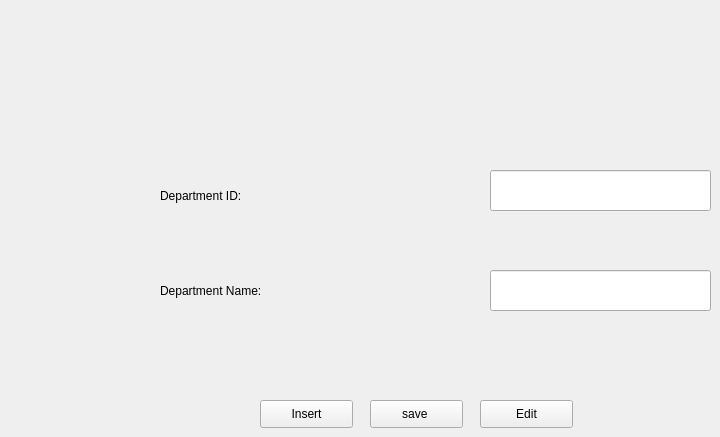
    <widget class="QWidget" name="page0">
     <widget class="QLineEdit" name="depid_line">
      <property name="geometry">
       <rect>
        <x>490</x>
        <y>170</y>
        <width>221</width>
        <height>41</height>
       </rect>
      </property>
     </widget>
     <widget class="QLineEdit" name="dep_line">
      <property name="geometry">
       <rect>
        <x>490</x>
        <y>270</y>
        <width>221</width>
        <height>41</height>
       </rect>
      </property>
     </widget>
     <widget class="QPushButton" name="insert_btn">
      <property name="geometry">
       <rect>
        <x>260</x>
        <y>400</y>
        <width>93</width>
        <height>28</height>
       </rect>
      </property>
      <property name="text">
       <string>Insert</string>
      </property>
     </widget>
     <widget class="QPushButton" name="save_btn">
      <property name="geometry">
       <rect>
        <x>370</x>
        <y>400</y>
        <width>93</width>
        <height>28</height>
       </rect>
      </property>
      <property name="text">
       <string>save </string>
      </property>
     </widget>
     <widget class="QLabel" name="label">
      <property name="geometry">
       <rect>
        <x>160</x>
        <y>180</y>
        <width>211</width>
        <height>31</height>
       </rect>
      </property>
      <property name="text">
       <string>Department ID:</string>
      </property>
     </widget>
     <widget class="QLabel" name="label_2">
      <property name="geometry">
       <rect>
        <x>160</x>
        <y>270</y>
        <width>261</width>
        <height>41</height>
       </rect>
      </property>
      <property name="text">
       <string>Department Name:</string>
      </property>
     </widget>
     <widget class="QPushButton" name="edit_btn">
      <property name="geometry">
       <rect>
        <x>480</x>
        <y>400</y>
        <width>93</width>
        <height>28</height>
       </rect>
      </property>
      <property name="text">
       <string>Edit</string>
      </property>
     </widget>
    </widget>
